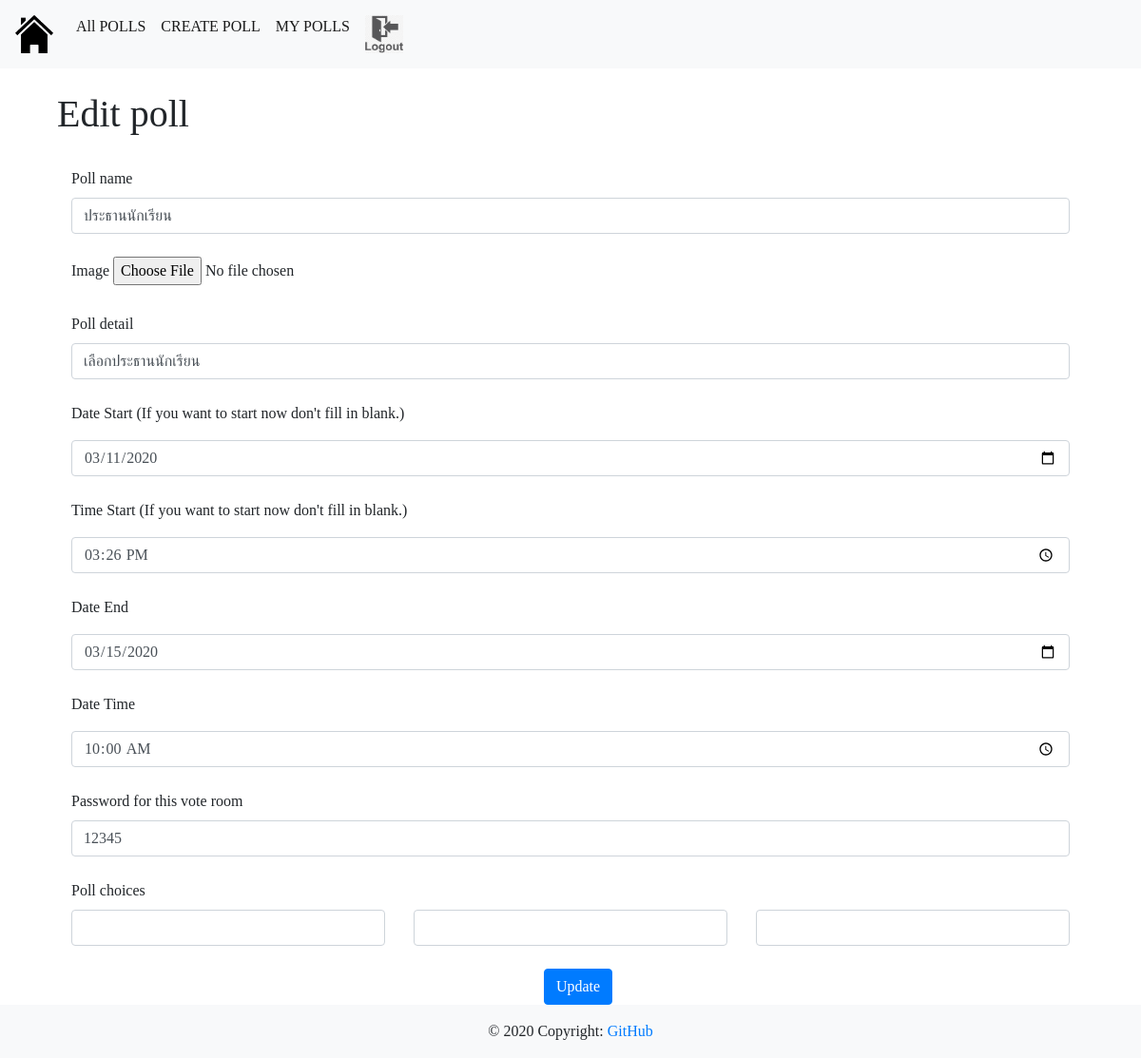
/poll/edit_poll/90/, run on the app's committed database.
### poll/models.py (models this page shows)
class Poll(models.Model):
    subject = models.TextField(null=True, blank=True)
    detail = models.TextField(null=True, blank=True)
    picture = models.CharField(max_length=50)
    start_date = models.DateField(auto_now_add=True)
    start_time = models.TimeField(auto_now_add=True,null=True)
    end_date = models.DateField(auto_now=False, auto_now_add=False)
    end_time = models.TimeField(auto_now=False,null=True)
    password = models.CharField(max_length=10)
    create_by = models.IntegerField()
    create_date = models.DateField(auto_now=True)
    create_by = models.ForeignKey(User ,on_delete=models.CASCADE, null=True)

### poll/views.py (the view, shortened to what this page needs)
# urls.py: path('edit_poll/<int:poll_id>/', views.edit_poll, name='edit_poll'),
def edit_poll(request,poll_id):
    poll = Poll.objects.filter(id=poll_id)
    epoll = Poll.objects.get(id=poll_id)
    context={
        'poll':poll,
    }
    return render(request, template_name='poll/edit_poll.html',context=context)

### poll/templates/poll/edit_poll.html (shortened to what this page needs)
{% extends "base.html" %}
{% load static %}
{% block content %}
<head>
    <link rel="stylesheet" type="text/css" href="{% static 'css/bootstrap.css'%}">
    <link rel="stylesheet" type="text/css" href="{% static 'css/edit_poll.css'%}">
</head>
{% for p in poll %}
<form method="POST" action="{% url 'edit_poll' poll_id=p.id %}" encType="multipart/form-data">
    {% endfor %}
    <div class="container">
        <h1>Edit poll</h1>
        <br>
        <div class="container">
            <label>Poll name </label>
            {% for p in poll %}
            <input type="text" class="form-control" id="name" name="name" value='{{ p.subject }}'>
            <br>
            <label>Image</label>
            <input type="file" name="document" id="document">
            <br><br>
            <label>Poll detail</label>
            <input type="text" class="form-control" id="detail" name="detail" value='{{ p.detail }}'>
            <br>
            <p>Date Start (If you want to start now don't fill in blank.)</p>
            <input type="date" id="datestart" name="datestart" class="form-control"
                value={{ p.start_date|date:'Y-m-d'  }}>
            <br>
            <p>Time Start (If you want to start now don't fill in blank.)</p>
            <input type="time" id="start_time" name="start_time" class="form-control"
                value={{ p.start_time|date:'H:i'  }}>
            <br>
            <p>Date End</p>
            <input type="date" id="dateend" name="dateend" class="form-control" value={{ p.end_date|date:'Y-m-d'  }}>
            <br>
            <p>Date Time </p>
            <input type="time" id="end_time" name="end_time" class="form-control" value={{ p.end_time|date:'H:i'  }}>
            <br>
            <label>Password for this vote room</label>
            <input type="text" class="form-control" id="password" name="password" value='{{ p.password }}'>
            <br>
            {% endfor %}
            <label>Poll choices</label>
            <div class="row">
                <div class="col-4">
                    <input type="text" class="form-control" id="choice1" name="choice1">
                    <br>
                </div>
                <div class="col-4">
                    <input type="text" class="form-control" id="choice2" name="choice2">
                    <br>
                </div>
                <div class="col-4">
                    <input type="text" class="form-control" id="choice3" name="choice3">
                    <br>
                </div>
            </div>
        </div>
        <center>
            <button type="submit" class="btn btn-primary ml-3">Update</button>
        </center>
    </div>
    {% endblock %}

### static/css/edit_poll.css (style rules this page uses)
body { font-family: 'Bree Serif', serif; }

### templates/base.html (style rules this page uses)
html { position: relative; min-height: 100%; }
body { margin-bottom: 60px; }

### data on the page
Poll: name "ประธานนักเรียน", detail "เลือกประธานนักเรียน", datestart "03/11/2020", start_time "15:26", dateend "03/15/2020", end_time "10:00", password "12345"
